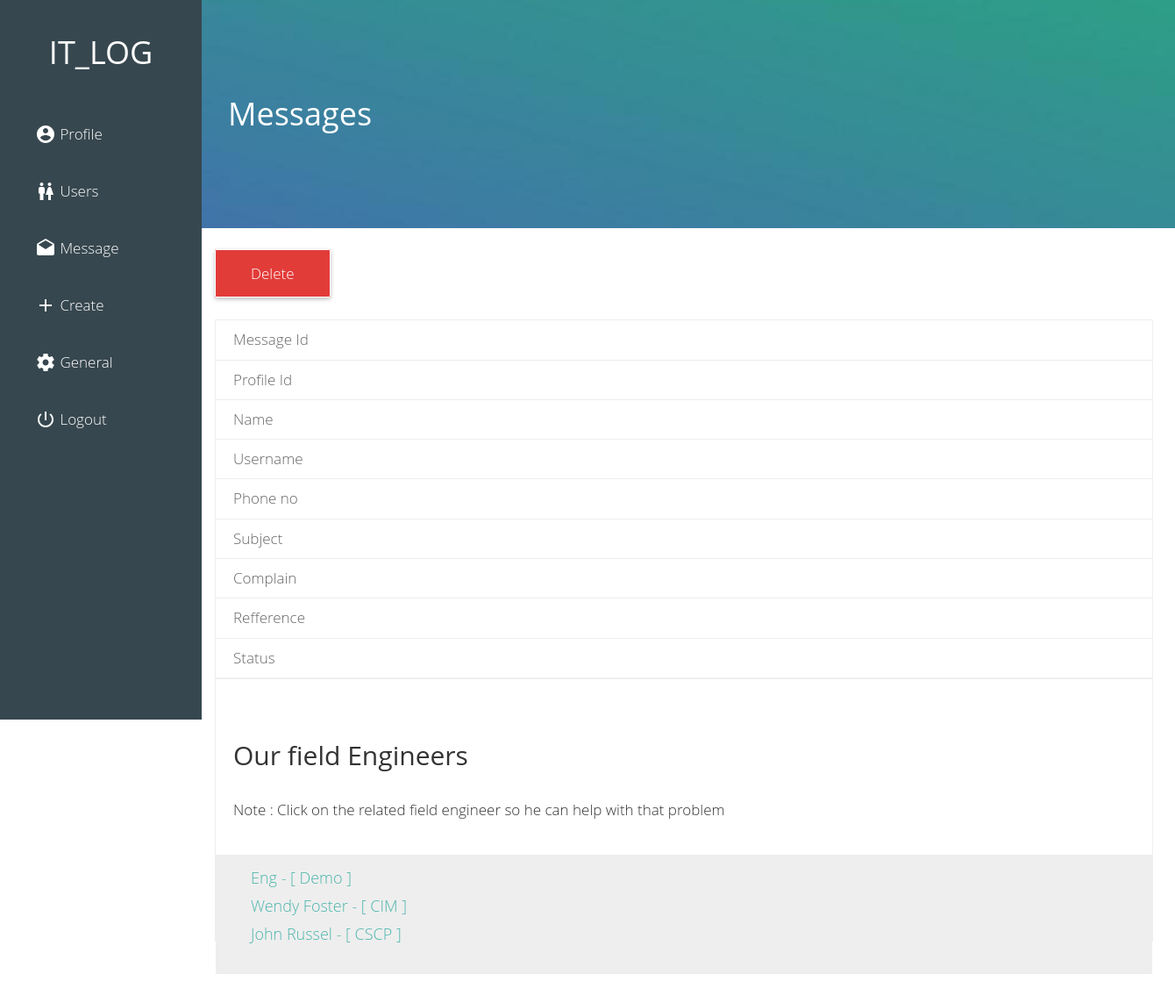
The page /admin/message-view.php (signed in) on the database its author committed.
### tables this page shows
CREATE TABLE `dummy` (
  `id` int(11) NOT NULL,
  `name` varchar(20) NOT NULL,
  `user_name` varchar(20) NOT NULL,
  `email` varchar(170) NOT NULL,
  `post` varchar(50) NOT NULL,
  `password` varchar(20) NOT NULL,
  `time` timestamp NOT NULL DEFAULT CURRENT_TIMESTAMP ON UPDATE CURRENT_TIMESTAMP
);

### admin/message-view.php (the view, shortened to what this page needs)
<?php
  require '../core/config.php';
  $id = $_GET['id'];
 ?>
<!DOCTYPE html>
<html>
  <head>
    <link rel="stylesheet" href="../files/css/bootstrap.css">
    <link rel="stylesheet" href="../files/css/custom.css">
  </head>
  <body>
  <?php require 'nav.php';?>
  <div class="animated fadeIn">
  <div class="cover main">
    <h1>Messages</h1>
  </div>
    <div class="div">
        <div class="col-lg-12 ">
          <?php
          echo "<a class='button logout' href ='m_delete.php?id=$id' onClick=\"javascript:return confirm ('Do you really want to log out?');\">Delete</a>";
           ?>
           <br><br><br><br>
          <table>
          <?php
               echo "<tr> <td> <b> Message Id </b> </td>";
               echo "     <td> ".$id."</td> </tr>";
               echo "<tr> <td> <b> Profile Id </b> </td>";
               echo "     <td> ".$user_id."</td> </tr>";
               echo "<tr> <td> <b> Name </b> </td>";
               echo "     <td> ".$name."</td> </tr>";
               echo "<tr> <td> <b> Username </b> </td>";
               echo "     <td> ".$username."</td> </tr>";
               echo "<tr> <td> <b> Phone no </b> </td>";
               echo "     <td> ".$phone_no."</td> </tr>";
               echo "<tr> <td> <b> Subject </b> </td>";
               echo "     <td> ".$subject."</td> </tr>";
               echo "<tr> <td> <b> Complain </b> </td>";
               echo "     <td> ".$complain."</td></tr>";
               echo "<tr> <td> <b> Refference </b> </td>";
               echo "     <td> ".$ref."</td></tr>";
               echo "<tr> <td> <b> Status </b> </td>";
               echo "     <td> ".$stat."</td></tr>";
          ?>
          </table>
          <div class="field-off jumbotron">
            <br>
            <h2>Our field Engineers</h2>
            <p>Note : Click on the related field engineer so he can help with that problem </p>
                <div class="li">
            <?php
              $db=mysql_query("SELECT * FROM `dummy`");
                while($data=mysql_fetch_array($db)) {
                   $name = $data['name'];
                  $post = $data['post'];
                  echo " <a class='list' href='forward.php?dummy=$name & id=$id'> $name - [ $post ]</a> <br> ";
                }
            ?>
                </div>
          </div>
          <br><br>
      </div>
    </div>
  </div>
  </body>
</html>

### files/css/custom.css (style rules this page uses)
body { font-family:"Gotham A", Gotham, "Gotham SSm A", "Gotham SSm B", "Gotham SSm", "Proxima Nova", "Open Sans", "Helvetica Neue", Helvetica, Arial, sans-serif; font-weight: lighter; }
a,a:hover,a:focus,a:visited { color:#4db6ac; text-decoration: none!important; outline: 0px!important; }
a:-webkit-any-link { text-decoration: none; }
.col-lg-12 p { font-size: 17px!important; }
.cover { width:100%; height: 260px; background: #4db6ac url('../img/admin.jpg'); background-position: center center; background-size: cover; position: relative; float: left; z-index: 999; color: #fff; }
.main { padding-top: 90px; padding-left: 260px; padding-right: 30px; color:#fff; }
.div { width:1100px; min-height: 700px;; padding-top: 20px; background: #fff; position: relative; float: left; left: 230px; }
.button { position: relative; top: 20px; padding: 15px 40px; color: #fff!important; border-radius: 2px; box-shadow: 0 2px 5px rgba(0,0,0,.26); font-size: 17px; }
.logout { border: 1px solid #fff!important; background:#e23c39; }
table { width:100%; border-left: 1px solid #eee; border-right: 1px solid #eee; font-size: 17px; }
td { padding:10px; border-top: 1px solid #eee; border-bottom: 1px solid #eee; padding-left: 20px; color:#0ea798; }
table b { font-weight: lighter!important; color: #666; }
p { font-weight: lighter!important; font-size: 19px!important; line-height: 32px; padding: 20px!important; }
.field-off { width:100%; height: 300px; background: #fff; position: relative; border: 1px solid #eee; padding-top: 30px; }
h2 { padding-left: 20px; }
.li { width:100%; height: auto; padding-bottom: 30px; padding-top: 10px; background: #eee; float: left; padding-left: 40px; }
.list { line-height: 32px; font-size: 18px; }
.animated { animation-duration: 1s; animation-fill-mode: both; }
.fadeIn { animation-name: fadeIn; }

### rows shown on the page
dummy: name "Eng", post "Demo"
dummy: name "Wendy Foster", post "CIM"
dummy: name "John Russel", post "CSCP"
